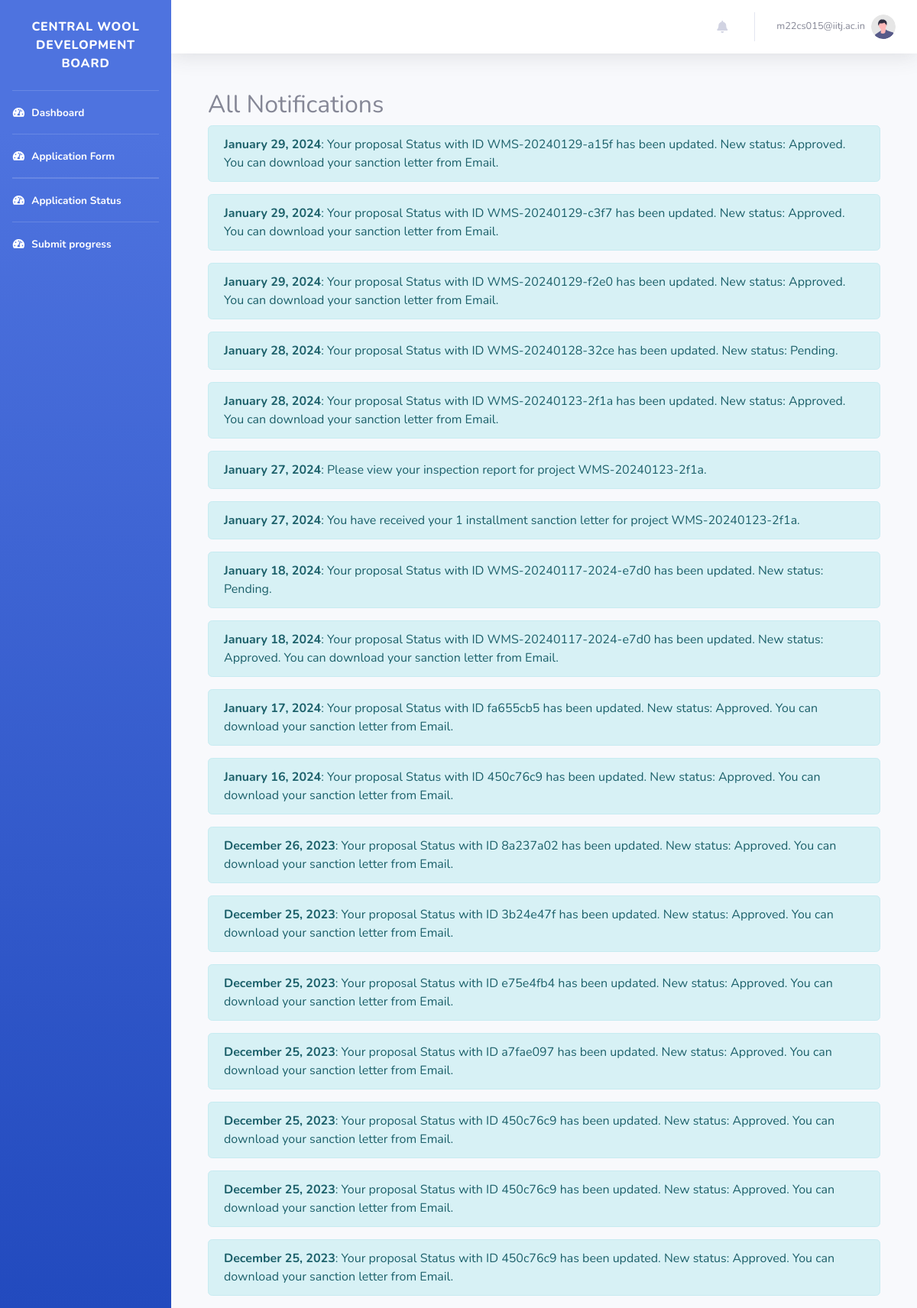
The app's page /dashboard/show-all-notifications/ (signed in) with its own data.
### authapp/models.py (models this page shows, shortened)
class CustomUser(AbstractBaseUser, PermissionsMixin):
    AGENCY_NATURE_CHOICES = [
        ("Central Federations", "Central Federations"),
        ("State Federations", "State Federations"),
        ("Central Sheep & Wool Boards", "Central Sheep & Wool Boards"),
        ("State Sheep & Wool Boards", "State Sheep & Wool Boards"),
        ("UT Govt. Sheep & Wool Boards", "UT Govt. Sheep & Wool Boards"),
        ("UT Govt. Sheep & Wool Federations", "UT Govt. Sheep & Wool Federations"),
        ("State Govt. Corporations Federations", "State Govt. Corporations Federations"),
        ("Central Departments", "Central Departments"),
        ("State Departments", "State Departments"),
        ("UT Statutory Departments", "UT Statutory Departments"),
        ("Autonomous and Advisory Bodies Departments", "Autonomous and Advisory Bodies Departments"),
        ("State Cooperative Departments", "State Cooperative Departments"),
        ("UT Cooperative Departments", "UT Cooperative Departments"),
        ("Central Govt Cooperative Departments", "Central Govt Cooperative Departments"),
        ("Central Govt Animal Husbandry Department", "Central Govt Animal Husbandry Department"),
        ("State Govt. Animal Husbandry Department", "State Govt. Animal Husbandry Department"),
        ("UT Animal Husbandry Department", "UT Animal Husbandry Department"),
        ("State Industries Department", "State Industries Department"),
        ("Central Industries Department", "Central Industries Department"),
        ("UT Industries Department", "UT Industries Department"),
        ("Central Organizations", "Central Organizations"),
        ("State Organizations", "State Organizations"),
        ("UT Government Organizations", "UT Government Organizations"),
        ("Universities of State", "Universities of State"),
        ("Universities of Central Govt", "Universities of Central Govt"),
        ("Universities of UT", "Universities of UT"),
        ("Govt. marketing event organizers", "Govt. marketing event organizers"),
        ("Central Research & Development Institutions", "Central Research & Development Institutions"),
        ("State Research & Development Institutions", "State Research & Development Institutions"),
        ("UT Govts. Autonomous Research & Development Institutions", "UT Govts. Autonomous Research & Development Institutions"),
        ("Statutory Bodies Research & Development Institutions", "Statutory Bodies Research & Development Institutions"),
        ("Textiles Research Associations (TRAs)", "Textiles Research Associations (TRAs)"),
    ]
    is_staff = models.BooleanField(default=False)
    is_active = models.BooleanField(default=True)
    date_joined = models.DateTimeField(default=timezone.now)
    agency_name = models.CharField(max_length=100,blank=False,null=False,default="")
    agency_nature = models.CharField(
        max_length=100, choices=AGENCY_NATURE_CHOICES, default='Central Federations')
    registration_number = models.CharField(max_length=100, blank=True, null=True)
    address = models.TextField(default="",blank=False,null=False)
    pincode = models.CharField(max_length=10,blank=False,null=False,default="")
    contact_person_name = models.CharField(max_length=100,blank=False,null=False,default="")
    contact_person_designation = models.CharField(max_length=100,blank=False,null=False,default="")
    email = models.EmailField(_("email address"), unique=True,default="")
    contact_person_mobile = models.CharField(max_length=12,blank=False,null=False,default="")
    USERNAME_FIELD = "email"
    REQUIRED_FIELDS = []
    objects = CustomUserManager()

class Notification(models.Model):
    user = models.ForeignKey(settings.AUTH_USER_MODEL ,on_delete=models.CASCADE)
    message = models.TextField()
    created_at = models.DateTimeField(auto_now_add=True)
    is_read = models.BooleanField(default=False)

### authapp/views.py (the view)
# urls.py: path('dashboard/show-all-notifications/', views.show_all_notifications, name='show_all_notifications'),
@login_required
def show_all_notifications(request):
    all_notifications = Notification.objects.filter(user=request.user).order_by('-created_at')
    return render(request, 'all_notifications.html', {'all_notifications': all_notifications})

### templates/all_notifications.html
{% extends 'base_dashboard.html' %}
{% block content %}
  <div class="container mt-5">
    <h2>All Notifications</h2>
    {% for notification in all_notifications %}
      <div class="alert alert-info" role="alert">
        <strong>{{ notification.created_at|date:"F d, Y" }}</strong>: {{ notification.message }}
      </div>
    {% endfor %}
  </div>
{% endblock %}

### templates/base_dashboard.html (shortened to what this page needs)
{% load static %}
<!DOCTYPE html>
<html lang="en">
<head>
    <link href="{%static 'css/user_dashboard/all.min.css'%}" rel="stylesheet" type="text/css">
        <link rel="stylesheet" href="https://cdnjs.cloudflare.com/ajax/libs/font-awesome/5.15.3/css/all.min.css">
    <link href="{%static 'css/user_dashboard/sb-admin-2.min.css'%}" rel="stylesheet">
</head>
<body id="page-top">
    <div id="wrapper">
        <ul class="navbar-nav bg-gradient-primary sidebar sidebar-dark accordion" id="accordionSidebar">
             <br>
            <a class="sidebar-brand d-flex align-items-center justify-content-center" href="index.html">
                <div class="sidebar-brand-text mx-sm-2">Central Wool Development Board</div>
            </a>
            <br>
            <hr class="sidebar-divider my-0">
            <li class="nav-item active">
                <a class="nav-link" href="{% url 'authapp:dashboard' %}">
                    <i class="fas fa-fw fa-tachometer-alt"></i>
                    <span>Dashboard</span></a>
            </li>
             <hr class="sidebar-divider my-0">
             <li class="nav-item active">
                <a class="nav-link" href="{% url 'authapp:submit_proposal' %}">
                    <i class="fas fa-fw fa-tachometer-alt"></i>
                    <span>Application Form</span></a>
            </li>
             <hr class="sidebar-divider my-0">
             <hr class="sidebar-divider my-0">
             <li class="nav-item active">
                <a class="nav-link" href="{% url 'authapp:proposal_status' %}">
                    <i class="fas fa-fw fa-tachometer-alt"></i>
                    <span>Application Status</span></a>
            </li>
            <hr class="sidebar-divider my-0">
             <li class="nav-item active">
                <a class="nav-link" href="{% url 'authapp:progress_report' %}">
                    <i class="fas fa-fw fa-tachometer-alt"></i>
                    <span>Submit progress</span></a>
            </li>
        </ul>
        <div id="content-wrapper" class="d-flex flex-column">
            <div id="content">
                 <nav class="navbar navbar-expand navbar-light bg-white topbar mb-4 static-top shadow ">
                    <ul class="navbar-nav ml-auto">
<li class="nav-item dropdown no-arrow mx-1">
    <a class="nav-link dropdown-toggle" href="#" id="alertsDropdown" role="button"
        data-toggle="dropdown" aria-haspopup="true" aria-expanded="false">
        <i class="fas fa-bell fa-fw"></i>
    </a>
</li>
                        <li class="nav-item dropdown no-arrow">
                            <a class="nav-link dropdown-toggle" href="#" id="userDropdown" role="button"
                                data-toggle="dropdown" aria-haspopup="true" aria-expanded="false">
                                <span class="mr-2 d-none d-lg-inline text-gray-600 small">{{user.email}}</span>
                                <img class="img-profile rounded-circle"
                                    src="{%static 'img/undraw_profile.svg'%}">
                            </a>
                        </li>
                    </ul>
</nav>
                <div class="container-fluid">
                   {% block content %}{% endblock %}
                </div>
        </div>
    </div>
</body>
</html>

### records on screen
CustomUser: email "m22cs015@iitj.ac.in"
Notification: created_at "January 29, 2024", message "Your proposal Status with ID WMS-20240129-a15f has been updated. New status: Approved. You can download your sanction letter from Email."
Notification: created_at "January 29, 2024", message "Your proposal Status with ID WMS-20240129-c3f7 has been updated. New status: Approved. You can download your sanction letter from Email."
Notification: created_at "January 29, 2024", message "Your proposal Status with ID WMS-20240129-f2e0 has been updated. New status: Approved. You can download your sanction letter from Email."
Notification: created_at "January 28, 2024", message "Your proposal Status with ID WMS-20240128-32ce has been updated. New status: Pending."
Notification: created_at "January 28, 2024", message "Your proposal Status with ID WMS-20240123-2f1a has been updated. New status: Approved. You can download your sanction letter from Email."
Notification: created_at "January 27, 2024", message "Please view your inspection report for project WMS-20240123-2f1a."
Notification: created_at "January 27, 2024", message "You have received your 1 installment sanction letter for project WMS-20240123-2f1a."
Notification: created_at "January 18, 2024", message "Your proposal Status with ID WMS-20240117-2024-e7d0 has been updated. New status: Pending."
Notification: created_at "January 18, 2024", message "Your proposal Status with ID WMS-20240117-2024-e7d0 has been updated. New status: Approved. You can download your sanction letter from Email."
Notification: created_at "January 17, 2024", message "Your proposal Status with ID fa655cb5 has been updated. New status: Approved. You can download your sanction letter from Email."
Notification: created_at "January 16, 2024", message "Your proposal Status with ID 450c76c9 has been updated. New status: Approved. You can download your sanction letter from Email."
Notification: created_at "December 26, 2023", message "Your proposal Status with ID 8a237a02 has been updated. New status: Approved. You can download your sanction letter from Email."
Notification: created_at "December 25, 2023", message "Your proposal Status with ID 3b24e47f has been updated. New status: Approved. You can download your sanction letter from Email."
Notification: created_at "December 25, 2023", message "Your proposal Status with ID e75e4fb4 has been updated. New status: Approved. You can download your sanction letter from Email."
Notification: created_at "December 25, 2023", message "Your proposal Status with ID a7fae097 has been updated. New status: Approved. You can download your sanction letter from Email."
Notification: created_at "December 25, 2023", message "Your proposal Status with ID 450c76c9 has been updated. New status: Approved. You can download your sanction letter from Email."
Notification: created_at "December 25, 2023", message "Your proposal Status with ID 450c76c9 has been updated. New status: Approved. You can download your sanction letter from Email."
Notification: created_at "December 25, 2023", message "Your proposal Status with ID 450c76c9 has been updated. New status: Approved. You can download your sanction letter from Email."
